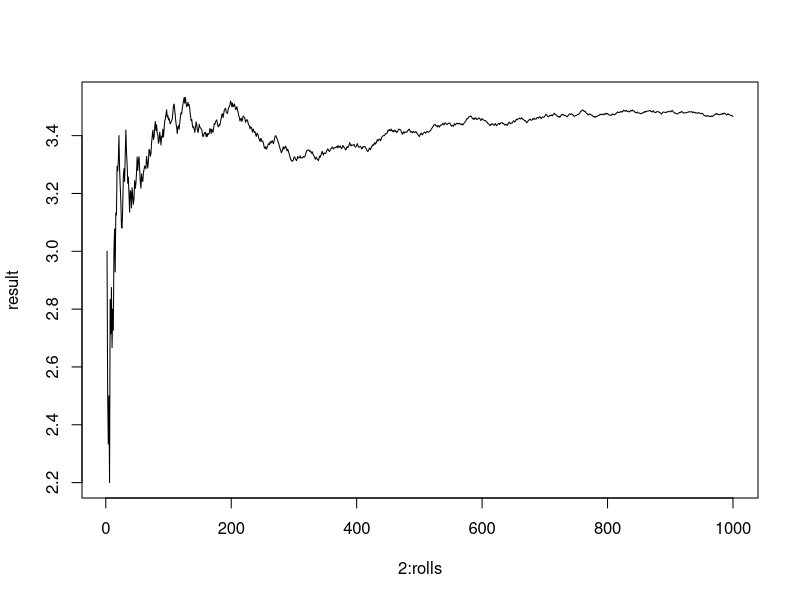

Generate this figure with R:
#------------------------------------#
#     A S S I G N M E N T   2        #
#------------------------------------#

# Clear console
cat("\014") 
# Set working directory
setwd("D:/Stevens/Sem 3/FE515/Week 2")  # Comment this line

# Read the csv files
dow <- read.csv("DOW.csv")
sp500 <- read.csv("SP500.csv")
# check the column names
names(dow)
names(sp500)
# get the length of the second vector to avoid calc inside loop
sp500_size <- length(sp500$Ticker.symbol)
# mandatory for loop
linebreak = ''
answer = ''
for (ticker in dow$Ticker)
{
    for (index in 1:sp500_size)
    {
        if (ticker == sp500$Ticker.symbol[index])
        {
            print(paste(ticker, index, sep = '--'))
            
            # Another way of doing things but curiously enough it suppresses 
            # linefeed character if it's at the end. Any place else works
            # which is rather inconvenient
            #if (length(answer) > 0)
            #{
            #    linebreak = "\n"
            #}
            #answer <- cat(answer, linebreak, ticker, "--", index)
            break # to quickly exit as soon we find first match
        }
    }
}

# Without using loop
print("Without using loop")
matches <- match(dow$Ticker, sp500$Ticker.symbol)
cat(paste("\n", dow$Ticker, '--', matches))


# Fair Dice
fair_Dice <- function(rolls)
{
    result <- NULL
    dice_total <- 0
    for (roll in 1:rolls)
    {
        tmp <- sample(x=c(1,2,3,4,5,6), size = 1, replace = T, prob = rep(1/6, 6))
        if (roll > 1)
        {
            result <- c(result, dice_total/ (roll - 1))
        }
        dice_total <- dice_total + tmp  # this is done after we calculate the n-1 mean as asked in prob
    }
    
   plot(2:rolls, result, type = "l")
   cat("For ", rolls, " rolls, series converged at :", result[length(result)])
}
fair_Dice(1000)

# Loaded Dice
loaded_Dice <- function(rolls, prob)
{
    result <- NULL
    dice_total <- 0
    # Compute the last probablity if only 5 or less
    diff = 6 - length(prob)
    if (diff > 0)
    {
        prob <- append(prob, rep(((1 - sum(prob))/diff), diff)) # distributing remanant probablities
    }
    
    for (roll in 1:rolls)
    {
        tmp <- sample(x=c(1,2,3,4,5,6), size = 1, replace = T, prob = prob)
        dice_total <- dice_total + tmp  # this is done after we calculate the n-1 mean
    }
    
    return(dice_total/rolls)
}

# Only four probablities are given in the function call
cat("Mean of all rolls is:", loaded_Dice(1000, c(1/5, 1/5, 1/4, 1/8)))  


# Highest payoff

# We know that max expectation value for a dice roll is 3.5, so we will
# employ using decision pivot at value 4 i.e if first roll is less than 4
# we will roll again. Explanation is in the Report

fair_Dice <- function(rolls, pivot)
{
    result <- NULL
    dice_total <- 0
    for (roll in 1:rolls)
    {
        tmp <- sample(x=c(1,2,3,4,5,6), size = 1, replace = T, prob = rep(1/6, 6))
        if (tmp < pivot) 
        {
            # re-roll
            tmp <- sample(x=c(1,2,3,4,5,6), size = 1, replace = T, prob = rep(1/6, 6))
        }
        dice_total <- dice_total + tmp
    }
    return(dice_total/rolls)
    
}
rolls = 10000
cat("For ", rolls, " rolls, series average is: ", fair_Dice(rolls, 4))



